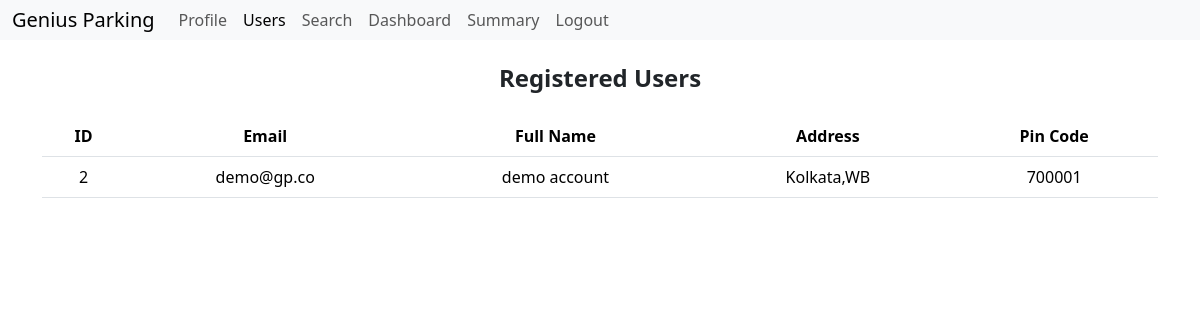
The app's page /admin_dashboard/users (signed in), older data.
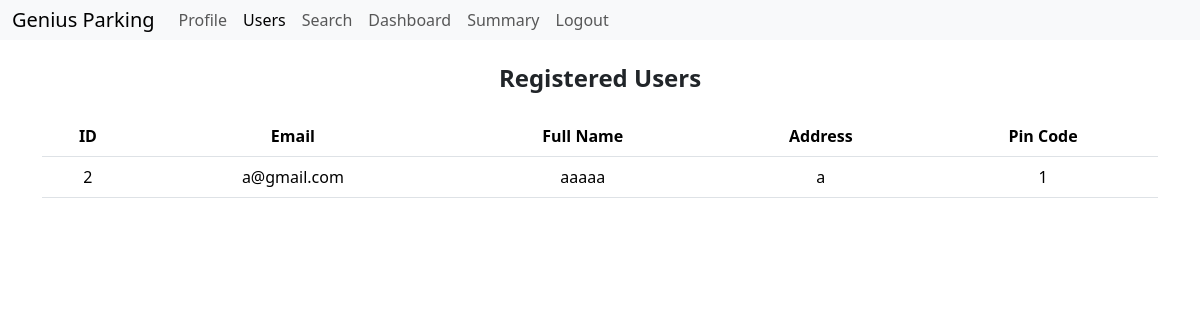
The same page, newer data.
### models.py (models this page shows, shortened)
class User(db.Model):
    __tablename__ = 'user'
    id = db.Column(db.Integer, primary_key=True)
    email = db.Column(db.String(64), unique=True, nullable=False)
    passhash = db.Column(db.String(512), nullable=False)
    name = db.Column(db.String(64), nullable=False)
    address = db.Column(db.String(255), nullable=False)
    pincode = db.Column(db.String(10), nullable=False)
    is_admin = db.Column(db.Boolean, nullable = False, default = False)
    parking_lot = db.relationship('Parking_Lot', backref='owner', lazy=True)
    @property
    def password(self):
        raise AttributeError('Password is not readable')

### routes.py (the view)
@app.route('/admin_dashboard/users')
@auth_admin
def registered_users():
    user = User.query.get(session['user_id'])
    if not user.is_admin:
        flash('Access denied', 'danger')
        return redirect(url_for('profile'))
    users = User.query.filter_by(is_admin=False).all()
    return render_template('users.html', user=user, users=users)

### app.py (called while the page is built)
@app.context_processor
def inject_now():
    return {'now': lambda: datetime.now().strftime("%Y-%m-%d %H:%M:%S")}

### routes.py (called while the page is built)
def auth_admin(func):
    @wraps(func)
    def core(*args, **kwargs):
        if 'user_id' not in session:
            flash('Please login first!', 'danger')
            return redirect(url_for('login'))
        user = User.query.get(session['user_id'])
        if not user.is_admin:
            flash('You are not allowed to view this page!', 'danger')
            return redirect(url_for('profile'))
        return func(*args, **kwargs)
    return core

### templates/users.html (shortened to what this page needs)
{% extends "layout.html" %}
{% block content %}
<div class="header">Registered Users</div>
        <table class="table">
            <thead>
                <tr>
                    <th>ID</th>
                    <th>Email</th>
                    <th>Full Name</th>
                    <th>Address</th>
                    <th>Pin Code</th>
                </tr>
            </thead>
            <tbody>
                {% for u in users %}
                <tr>
                    <td>{{ u.id }}</td>
                    <td>{{ u.email }}</td>
                    <td>{{ u.name }}</td>
                    <td>{{ u.address }}</td>
                    <td>{{ u.pincode }}</td>
                </tr>
                {% endfor %}
            </tbody>
        </table>
{% endblock %}

Row changes from the older to the newer data that the page shows:
changed User id 2: email "demo@gp.co" → "a@gmail.com"; name "demo account" → "aaaaa"; address "Kolkata,WB" → "a"; pincode "700001" → "1"
